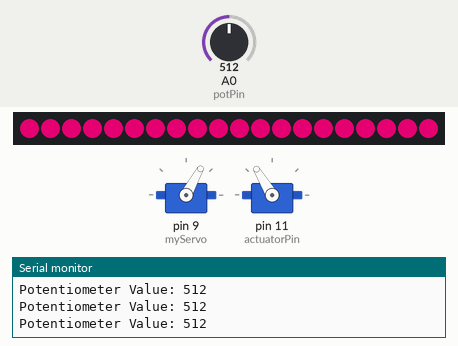
Simulated run of this sketch. Board: Arduino Uno, built with avr-gcc and run on an emulated ATmega328P. On the bench: 2 × servo, 20 RGB LEDs in strip order, left to right, the last lines printed to the serial monitor. The inputs (shaded band) are chosen by the test bench; at power-on: A0 (potPin) = 512. Dim RGB values are drawn brighter than linear.

Above: at 1.2 s.
1.3 s: A0 (potPin) set to 716
At 1.8 s:
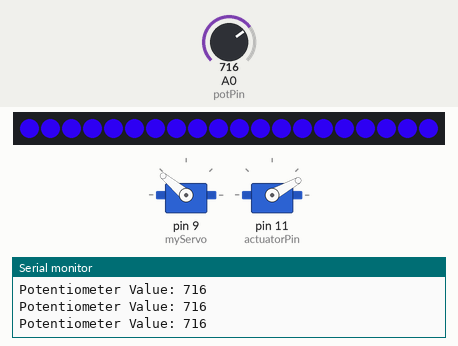
2.8 s: A0 (potPin) set to 790
At 4.0 s:
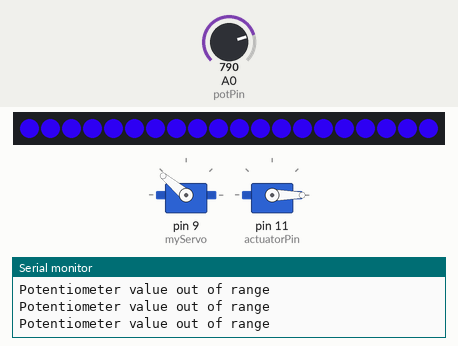
4.3 s: A0 (potPin) set to 770
At 5.5 s:
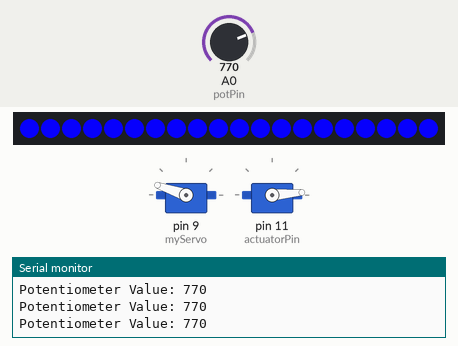
Timing chart, 0 to 7.3 s (numbered marks = the images above; inputs shaded):
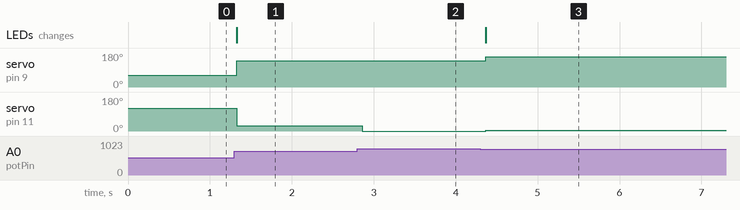

The sketch:

Actuator_Final_Smooth.ino
```cpp
#include <Servo.h>
#include <Adafruit_NeoPixel.h>

const int potPin = A0;           // Pin where the potentiometer is connected
const int ledPin = 6;            // Pin where the WS2812B strip is connected
const int numPixels = 20;        // Number of pixels in the strip
const int actuatorPin = 11;      // Pin to control the actuator

const int minValue = 380;        // Minimum potentiometer value
const int maxValue = 780;        // Maximum potentiometer value

Servo myServo;                   // Create a Servo object for the actuator
Servo myActuator;                // Create another Servo object for the actuator
Adafruit_NeoPixel strip(numPixels, ledPin, NEO_GRB + NEO_KHZ800); // Create NeoPixel object

void setup() {
  Serial.begin(9600);            // Start serial communication
  myServo.attach(9);             // Attach the servo to pin 9
  myActuator.attach(actuatorPin); // Attach the actuator to pin 10
  strip.begin();                 // Initialize the strip
  strip.show();                  // Initialize all pixels to 'off'
  setWhite();                    // Set the strip to white
}

void loop() {
  int potValue = analogRead(potPin);  // Read the potentiometer value

  if (potValue >= minValue && potValue <= maxValue) {
    Serial.print("Potentiometer Value: ");
    Serial.println(potValue);

    // Invert the mapping for the actuator
    int actuatorAngle = map(potValue, minValue, maxValue, 180, 0);
    myActuator.write(actuatorAngle);

    // Map the potentiometer value to the servo range (0 to 180 degrees)
    int servoAngle = map(potValue, minValue, maxValue, 10, 165);
    myServo.write(servoAngle);

    // Map the potentiometer value to the color range (0 to 255)
    int colorValue = map(potValue, minValue, maxValue, 0, 255);
    strip.fill(strip.Color(255-colorValue, 0,colorValue)); // Blue to Red gradient
    strip.show();
  } else {
    Serial.println("Potentiometer value out of range");
    myActuator.write(0); // Ensure actuator is off
  }

  delay(100);  // Delay for stability (adjust as needed)
}

// Function to set the LED strip to white
void setWhite() {
  strip.fill(strip.Color(255, 255, 255)); // Set all pixels to white
  strip.show(); // Update the strip
}
```

Measured:
- after the input at 1.3 s, servo on pin 9 (myServo): 61° → 140° at once; servo on pin 11 (actuatorPin): 121° → 29° at once; the LEDs: change at once (image 1)
- after the input at 2.8 s, servo on pin 11 (actuatorPin): 29° → 0° after 0.06 s
- after the input at 4.3 s, servo on pin 9 (myServo): 140° → 161° after 0.06 s; servo on pin 11 (actuatorPin): 0° → 5° after 0.06 s; the LEDs: change after 0.07 s (image 3)
